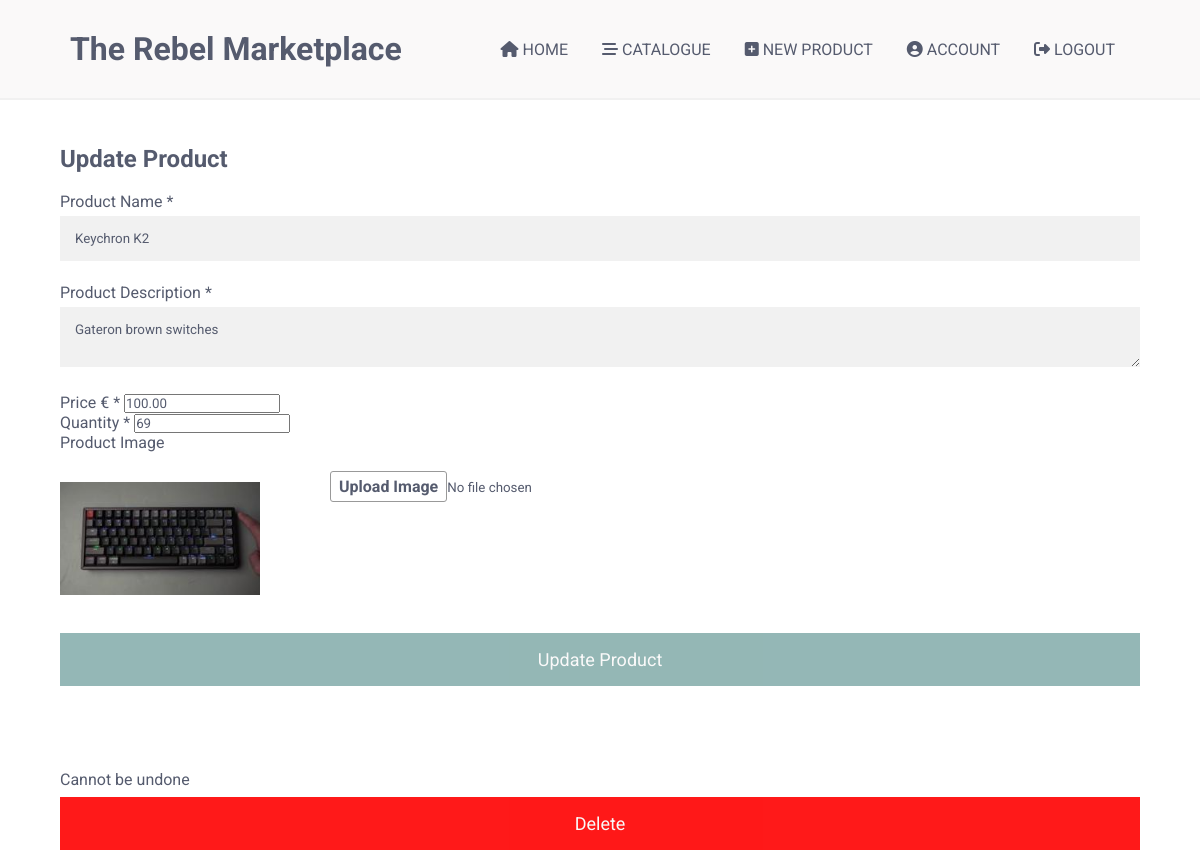
Page /product/23/update/ (signed in) on the committed database.
### rebelmarketplace/models.py (models this page shows, shortened)
class Product(db.Model):
    id =db.Column(db.Integer, primary_key=True)
    name = db.Column(db.String(30), nullable=False)
    description = db.Column(db.Text, nullable=False)
    price = db.Column(db.Numeric(scale=2, asdecimal=True), nullable=False) # come back to min values
    quantity = db.Column(db.Integer, nullable=False) # come back to min values
    image = db.Column(db.String(20), nullable=False, default="default.png")
    company_id = db.Column(db.Integer, db.ForeignKey("company.id"), nullable=False)

### rebelmarketplace/routes.py (the view)
@app.route("/product/<int:product_id>/update/", methods=["GET", "POST"])
@login_required
def update_product(product_id):
    product = Product.query.get_or_404(product_id)
    if product.company != current_user:
        abort(403)
    form = UpdateProductForm()
    if form.validate_on_submit():
        product.name = form.name.data
        product.description = form.description.data
        product.price = form.price.data
        product.quantity = form.quantity.data
        if form.image.data:
            product.image = save_image(form.image.data)
        db.session.commit()
        flash("Your product has been updated", "success")
        return redirect(url_for("product", product_id=product.id))
    elif request.method == "GET":
            form.name.data = product.name
            form.description.data = product.description
            form.price.data = product.price
            form.quantity.data = product.quantity
    return render_template("Update_product.html", title="Update Product", form=form, product=product)

### rebelmarketplace/forms.py
class UpdateProductForm(FlaskForm):
    name = StringField('Product Name *', validators=[DataRequired()])
    description = TextAreaField("Product Description *", validators=[DataRequired()])
    price = DecimalField('Price € *', validators=[DataRequired(), NumberRange(min=0)], places=2)
    quantity = IntegerField('Quantity *', validators=[DataRequired(), NumberRange(min=1)])
    image = FileField("Product Image ", validators=[FileAllowed(["jpg", "jpeg", "png"])])
    submit = SubmitField("Update Product")

### rebelmarketplace/models.py (called while the page is built)
@login_manager.user_loader
def load_user(company_id):
    return Company.query.get(int(company_id))

### rebelmarketplace/templates/update_product.html (shortened to what this page needs)
{% extends "base.html" %}
{% block content %}
<h2> Update Product </h2><br>
<div>
    <form method="POST", action="", class="register-form", enctype="multipart/form-data">
        <div>
            <div>
            {{ form.name.label()}}
                {% if form.name.errors %}
                    {{ form.name()}}
                    {% for error in form.name.errors %}
                        <span class="error">{{ error }}</span>
                    {% endfor %}
                {% else %}
                    {{ form.name()}}
                {% endif %}
            </div>
            <div>
                {{ form.description.label()}}
                {% if form.description.errors %}
                    {{ form.description()}}
                    {% for error in form.description.errors %}
                        <span class="error">{{ error }}</span>
                    {% endfor %}
                {% else %}
                    {{ form.description()}}
                {% endif %}
            </div>
            <div>
            <div>
            {{ form.price.label()}}
                {% if form.price.errors %}
                {{ form.price()}}
                    {% for error in form.price.errors %}
                    <span class="error">{{ error }}</span>
                    {% endfor %}
                {% else %}
                    {{ form.price()}}
                {% endif %}
            </div>
            <div>
                {{ form.quantity.label()}}
                {% if form.quantity.errors %}
                    {{ form.quantity()}}
                    {% for error in form.quantity.errors %}
                        <span class="error">{{ error }}</span>
                    {% endfor %}
                {% else %}
                    {{ form.quantity()}}
                {% endif %}
            </div>
            <div>
                {{ form.image.label() }}
                <div>
                    {% if product.image.startswith("http") %}
                        <img class="updateImage" src="{{ product.image }}"><br>
                    {% else %}
                        <img class="updateImage" src="{{ url_for('static', filename='product_pics/' + product.image) }}"><br>
                    {% endif %}
                </div>
                <div>
                    {% if form.image.errors %}
                        {{ form.image()}}
                        {% for error in form.image.errors %}
                            <span class="error">{{ error }}</span>
                        {% endfor %}
                    {% else %}
                        {{ form.image()}}
                    {% endif %}
                </div>
            </div>
            <br>
            {{ form.submit }}
            </div>
        <div>
    </form>
    <br>
    <br>
    <br>
    <br>
    <label for="delete">Cannot be undone</label>
    <form action="{{ url_for('delete_product', product_id=product.id) }}", method="POST">
        <input id="deleteProduct" type="submit", value="Delete">
    </form>
</div>
{% endblock content %}

### rebelmarketplace/static/styles.css (style rules this page uses)
* { padding: 0; margin: 0; box-sizing: border-box; font-family: 'Roboto', sans-serif; color: #555B6E; }
.productDisplay img, .updateImage { max-width: 80%; max-height: 200px; margin: 30px 50px 30px 0; float:left; }
.register-form { width: 100%; }
input[type=text], input[type=password], select { width: 100%; padding: 15px; margin: 5px 0 22px 0; display: inline-block; border: none; background: #f1f1f1; }
#deleteProduct { background-color: red; color: #FAF9F9; padding: 16px 20px; margin: 8px 0; border: none; cursor: pointer; width: 100%; opacity: 0.9; font-size: 18px; }
input[type=submit] { background-color: #89B0AE; color: #FAF9F9; padding: 16px 20px; margin: 8px 0; border: none; cursor: pointer; width: 100%; opacity: 0.9; font-size: 18px; }
textarea { width: 100%; padding: 15px; margin: 5px 0 22px 0; display: inline-block; border: none; background: #f1f1f1; }
input[type=file] { margin-left: 20px; }
input[type=file]::before { content: 'Upload Image'; display: inline-block; background: linear-gradient(top, #f9f9f9, #e3e3e3); border: 1px solid #999; border-radius: 3px; padding: 5px 8px; outline: none; white-space: nowrap; -webkit-user-select: none; cursor: pointer; font-weight: 700; font-size: 16px; }
.updateImage { max-width: 200px; max-height: 200px; }

### rows in the picture
Product: name "Keychron K2", description "Gateron brown switches", price "100.00", quantity "69", image (picture)
